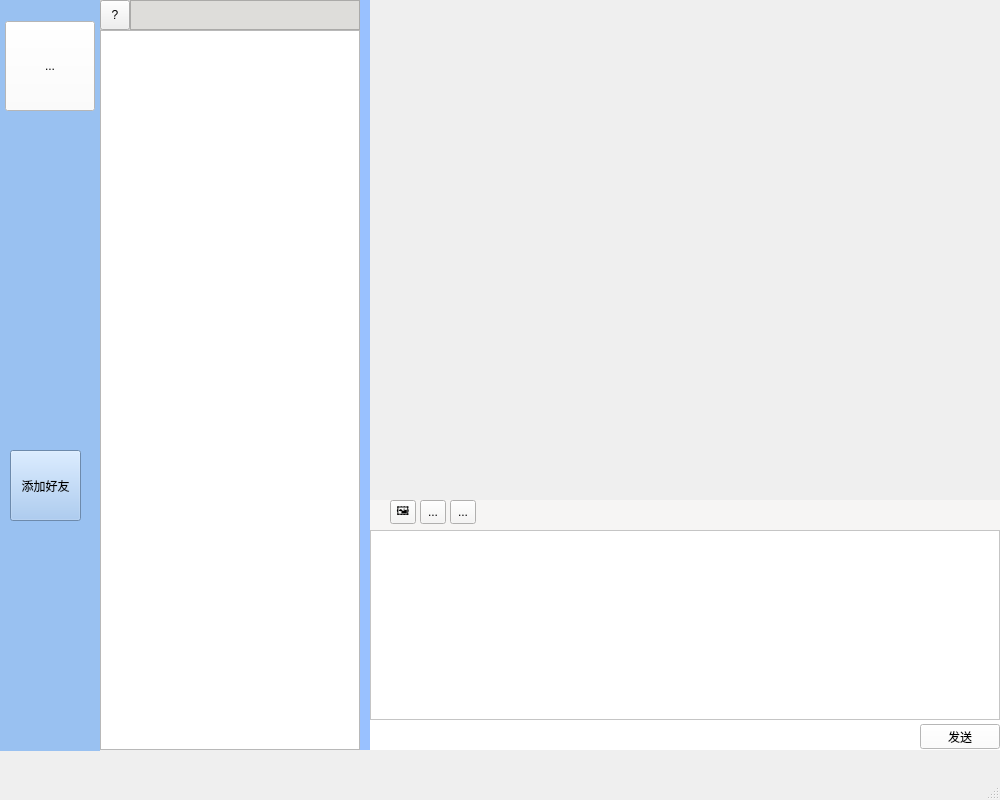
<?xml version="1.0" encoding="UTF-8"?>
<ui version="4.0">
 <class>My_Chat_UI2</class>
 <widget class="QMainWindow" name="My_Chat_UI2">
  <property name="geometry">
   <rect>
    <x>0</x>
    <y>0</y>
    <width>1000</width>
    <height>800</height>
   </rect>
  </property>
  <property name="windowTitle">
   <string>MainWindow</string>
  </property>
  <widget class="QWidget" name="centralwidget">
   <widget class="QStackedWidget" name="stackedWidget">
    <property name="geometry">
     <rect>
      <x>100</x>
      <y>0</y>
      <width>260</width>
      <height>750</height>
     </rect>
    </property>
    <property name="styleSheet">
     <string notr="true">QStackedWidget{background-color: lightgrey}</string>
    </property>
    <property name="currentIndex">
     <number>0</number>
    </property>
    <widget class="QWidget" name="page">
     <widget class="QListWidget" name="listWidget">
      <property name="geometry">
       <rect>
        <x>0</x>
        <y>30</y>
        <width>260</width>
        <height>720</height>
       </rect>
      </property>
      <property name="focusPolicy">
       <enum>Qt::NoFocus</enum>
      </property>
     </widget>
     <widget class="QToolButton" name="toolButton_6">
      <property name="geometry">
       <rect>
        <x>0</x>
        <y>0</y>
        <width>30</width>
        <height>30</height>
       </rect>
      </property>
      <property name="text">
       <string>?</string>
      </property>
     </widget>
     <widget class="QTextEdit" name="textEdit_2">
      <property name="geometry">
       <rect>
        <x>30</x>
        <y>0</y>
        <width>230</width>
        <height>30</height>
       </rect>
      </property>
      <property name="styleSheet">
       <string notr="true">QWidget{background-color:rgb(222, 221, 218);}</string>
      </property>
     </widget>
    </widget>
    <widget class="QWidget" name="page_2">
     <widget class="QListWidget" name="listWidget_2">
      <property name="geometry">
       <rect>
        <x>0</x>
        <y>30</y>
        <width>260</width>
        <height>720</height>
       </rect>
      </property>
      <property name="focusPolicy">
       <enum>Qt::NoFocus</enum>
      </property>
     </widget>
     <widget class="QToolButton" name="toolButton_7">
      <property name="geometry">
       <rect>
        <x>0</x>
        <y>0</y>
        <width>30</width>
        <height>30</height>
       </rect>
      </property>
      <property name="text">
       <string>?</string>
      </property>
     </widget>
     <widget class="QTextEdit" name="textEdit_3">
      <property name="geometry">
       <rect>
        <x>30</x>
        <y>0</y>
        <width>230</width>
        <height>30</height>
       </rect>
      </property>
      <property name="styleSheet">
       <string notr="true">QWidget{background-color:rgb(153, 193, 241)}</string>
      </property>
     </widget>
    </widget>
    <widget class="QWidget" name="page_3">
     <widget class="QListWidget" name="listWidget_3">
      <property name="geometry">
       <rect>
        <x>0</x>
        <y>0</y>
        <width>260</width>
        <height>750</height>
       </rect>
      </property>
      <property name="focusPolicy">
       <enum>Qt::NoFocus</enum>
      </property>
     </widget>
    </widget>
   </widget>
   <widget class="QWidget" name="widget" native="true">
    <property name="geometry">
     <rect>
      <x>0</x>
      <y>0</y>
      <width>100</width>
      <height>161</height>
     </rect>
    </property>
    <property name="styleSheet">
     <string notr="true">QWidget{background-color:rgb(153, 193, 241);}</string>
    </property>
    <widget class="QWidget" name="horizontalLayoutWidget">
     <property name="geometry">
      <rect>
       <x>0</x>
       <y>20</y>
       <width>101</width>
       <height>92</height>
      </rect>
     </property>
     <layout class="QHBoxLayout" name="horizontalLayout">
      <item>
       <widget class="QToolButton" name="toolButton">
        <property name="minimumSize">
         <size>
          <width>90</width>
          <height>90</height>
         </size>
        </property>
        <property name="maximumSize">
         <size>
          <width>90</width>
          <height>90</height>
         </size>
        </property>
        <property name="styleSheet">
         <string notr="true">QToolButton {
                          border-image: url(:/image/Resouces/temp_image/png-0100.png);
                          background-color:white;
                          }</string>
        </property>
        <property name="text">
         <string>...</string>
        </property>
       </widget>
      </item>
     </layout>
    </widget>
   </widget>
   <widget class="QWidget" name="widget_2" native="true">
    <property name="geometry">
     <rect>
      <x>0</x>
      <y>440</y>
      <width>100</width>
      <height>311</height>
     </rect>
    </property>
    <property name="styleSheet">
     <string notr="true">QWidget{background-color:rgb(153, 193, 241);}</string>
    </property>
    <widget class="QToolButton" name="toolButton_8">
     <property name="geometry">
      <rect>
       <x>10</x>
       <y>10</y>
       <width>71</width>
       <height>71</height>
      </rect>
     </property>
     <property name="text">
      <string>添加好友</string>
     </property>
    </widget>
   </widget>
   <widget class="QListWidget" name="listWidget_4">
    <property name="geometry">
     <rect>
      <x>0</x>
      <y>160</y>
      <width>100</width>
      <height>281</height>
     </rect>
    </property>
    <property name="focusPolicy">
     <enum>Qt::NoFocus</enum>
    </property>
    <property name="layoutDirection">
     <enum>Qt::LeftToRight</enum>
    </property>
    <property name="styleSheet">
     <string notr="true">QListWidget { background-color: rgb(153, 193, 241); border:none;}
QListWidget::item:selected { background-color: lightblue; }</string>
    </property>
   </widget>
   <widget class="QWidget" name="widget_3" native="true">
    <property name="geometry">
     <rect>
      <x>360</x>
      <y>0</y>
      <width>10</width>
      <height>750</height>
     </rect>
    </property>
    <property name="maximumSize">
     <size>
      <width>120</width>
      <height>16777215</height>
     </size>
    </property>
    <property name="styleSheet">
     <string notr="true">QWidget{background-color:rgb(153, 193, 255);}</string>
    </property>
   </widget>
   <widget class="QWidget" name="widget_5" native="true">
    <property name="geometry">
     <rect>
      <x>370</x>
      <y>530</y>
      <width>630</width>
      <height>190</height>
     </rect>
    </property>
    <property name="styleSheet">
     <string notr="true">QWidget{background-color:white;}</string>
    </property>
    <widget class="QTextEdit" name="textEdit">
     <property name="geometry">
      <rect>
       <x>0</x>
       <y>0</y>
       <width>630</width>
       <height>190</height>
      </rect>
     </property>
    </widget>
   </widget>
   <widget class="QWidget" name="widget_6" native="true">
    <property name="geometry">
     <rect>
      <x>370</x>
      <y>500</y>
      <width>630</width>
      <height>30</height>
     </rect>
    </property>
    <property name="styleSheet">
     <string notr="true">QWidget{background-color:rgb(246, 245, 244)}</string>
    </property>
    <widget class="QToolButton" name="toolButton_2">
     <property name="geometry">
      <rect>
       <x>20</x>
       <y>0</y>
       <width>26</width>
       <height>24</height>
      </rect>
     </property>
     <property name="text">
      <string>🖼</string>
     </property>
    </widget>
    <widget class="QToolButton" name="toolButton_3">
     <property name="geometry">
      <rect>
       <x>50</x>
       <y>0</y>
       <width>26</width>
       <height>24</height>
      </rect>
     </property>
     <property name="text">
      <string>...</string>
     </property>
    </widget>
    <widget class="QToolButton" name="toolButton_4">
     <property name="geometry">
      <rect>
       <x>80</x>
       <y>0</y>
       <width>26</width>
       <height>24</height>
      </rect>
     </property>
     <property name="text">
      <string>...</string>
     </property>
    </widget>
   </widget>
   <widget class="QWidget" name="widget_7" native="true">
    <property name="geometry">
     <rect>
      <x>370</x>
      <y>720</y>
      <width>630</width>
      <height>30</height>
     </rect>
    </property>
    <property name="styleSheet">
     <string notr="true">QWidget{background-color:white}</string>
    </property>
    <widget class="QWidget" name="horizontalLayoutWidget_2">
     <property name="geometry">
      <rect>
       <x>-1</x>
       <y>0</y>
       <width>631</width>
       <height>33</height>
      </rect>
     </property>
     <layout class="QHBoxLayout" name="horizontalLayout_2">
      <item>
       <spacer name="horizontalSpacer">
        <property name="orientation">
         <enum>Qt::Horizontal</enum>
        </property>
        <property name="sizeHint" stdset="0">
         <size>
          <width>40</width>
          <height>15</height>
         </size>
        </property>
       </spacer>
      </item>
      <item>
       <widget class="QToolButton" name="toolButton_5">
        <property name="minimumSize">
         <size>
          <width>80</width>
          <height>25</height>
         </size>
        </property>
        <property name="text">
         <string>发送</string>
        </property>
       </widget>
      </item>
     </layout>
    </widget>
   </widget>
  </widget>
  <widget class="QMenuBar" name="menubar">
   <property name="geometry">
    <rect>
     <x>0</x>
     <y>0</y>
     <width>1000</width>
     <height>28</height>
    </rect>
   </property>
  </widget>
  <widget class="QStatusBar" name="statusbar"/>
 </widget>
 <resources/>
 <connections/>
</ui>
